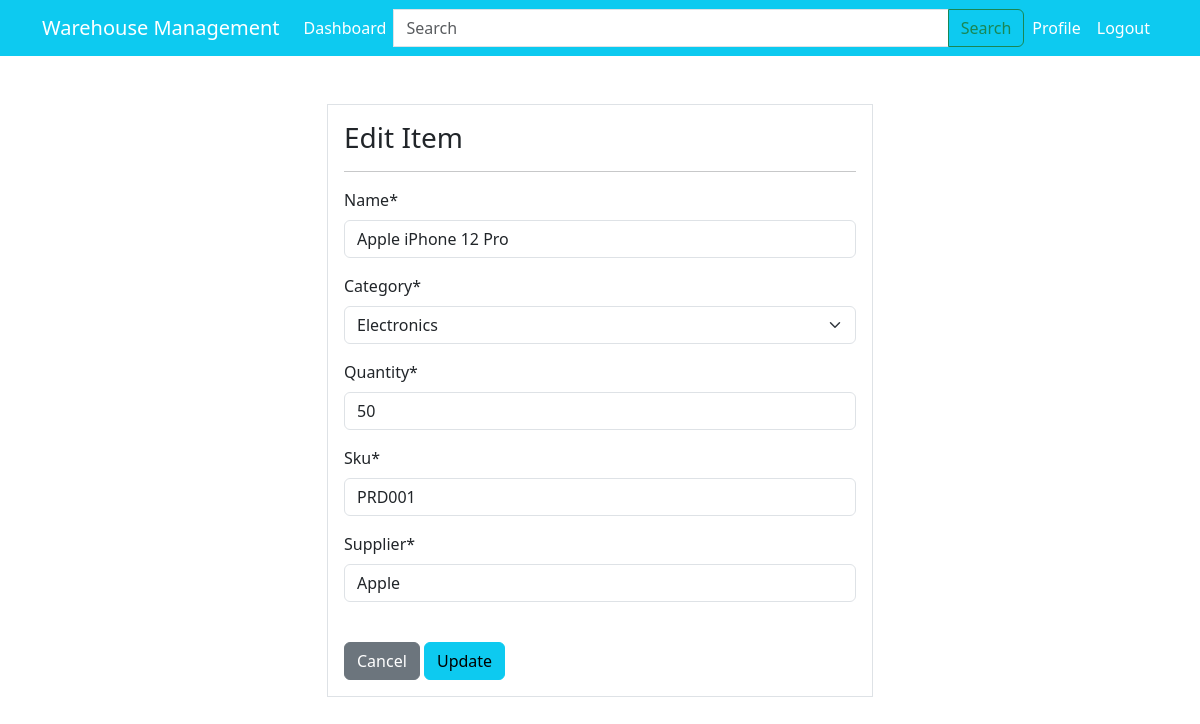
Screenshot of /inventory/update/1/ (signed in) with the database file from the repository.
### main_page/models.py (models this page shows, shortened)
class Product(models.Model):
    name = models.CharField(max_length=100, null =True)
    category = models.CharField(max_length=20, choices=category,null=True)
    quantity = models.PositiveIntegerField(null=True)
    sku = models.CharField(max_length=50,null=True)
    supplier = models.CharField(max_length=50,null=True)

### main_page/views.py (the view)
# urls.py: path("inventory/update/<int:pk>/", views.product_update, name = "main_page-update"),
@login_required
def product_update(request, pk): # primary key of item in question
    item = Product.objects.get(id=pk)
    if request.method == "POST":
        form = ProductForm(request.POST, instance = item)
        if form.is_valid():
            form.save()
            return redirect("main_page-inventory")
    else:
        form = ProductForm(instance=item)
    context ={
        "form" : form
    }
    return render(request,"main_page_templates/product_update.html",context)

### main_page/forms.py
class ProductForm(forms.ModelForm):
    class Meta:
        model = Product
        fields = ["name","category","quantity", "sku","supplier"]

### templates/main_page_templates/product_update.html (shortened to what this page needs)
{% extends "partials/base.html" %}
{%load crispy_forms_tags %}
{% block content%}
<div class = "container">
    <div class ="row mt-5">
        <div class="col-md-6 offset-md-3">
            <div class ="border bg-white p-3">
                <h3>Edit Item</h3>
                <hr>
                <form method ="POST">
                    {{ form|crispy }}
                    <br>
                    <a class ="btn btn-secondary" href ={% url "main_page-inventory" %}>Cancel</a>
                    <input class=" btn btn-info" type="submit" value="Update" />
                </form>
            </div>
        </div>
    </div>
</div>
{% endblock %}

### static/style.css (style rules this page uses)
body { background: rgb(230, 227, 227); }

### rows the page displays
Product: name "Apple iPhone 12 Pro", category "Electronics", quantity "50", sku "PRD001", supplier "Apple"
